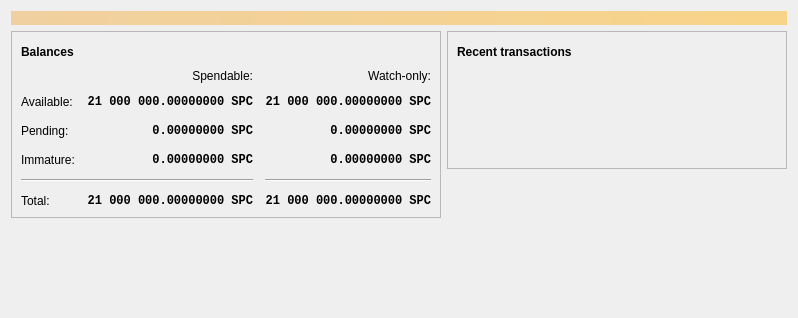
<?xml version="1.0" encoding="UTF-8"?>
<ui version="4.0">
 <class>OverviewPage</class>
 <widget class="QWidget" name="OverviewPage">
  <property name="geometry">
   <rect>
    <x>0</x>
    <y>0</y>
    <width>798</width>
    <height>318</height>
   </rect>
  </property>
  <property name="windowTitle">
   <string>Form</string>
  </property>
  <layout class="QVBoxLayout" name="topLayout">
   <item>
    <widget class="QLabel" name="labelAlerts">
     <property name="visible">
      <bool>false</bool>
     </property>
     <property name="styleSheet">
      <string notr="true">QLabel { background-color: qlineargradient(x1: 0, y1: 0, x2: 1, y2: 0, stop:0 #F0D0A0, stop:1 #F8D488); color:#000000; }</string>
     </property>
     <property name="wordWrap">
      <bool>true</bool>
     </property>
     <property name="margin">
      <number>3</number>
     </property>
     <property name="textInteractionFlags">
      <set>Qt::TextSelectableByMouse</set>
     </property>
    </widget>
   </item>
   <item>
    <layout class="QHBoxLayout" name="horizontalLayout" stretch="1,1">
     <item>
      <layout class="QVBoxLayout" name="verticalLayout_2">
       <item>
        <widget class="QFrame" name="frame">
         <property name="frameShape">
          <enum>QFrame::StyledPanel</enum>
         </property>
         <property name="frameShadow">
          <enum>QFrame::Raised</enum>
         </property>
         <layout class="QVBoxLayout" name="verticalLayout_4">
          <item>
           <layout class="QHBoxLayout" name="horizontalLayout_4">
            <item>
             <widget class="QLabel" name="label_5">
              <property name="font">
               <font>
                <weight>75</weight>
                <bold>true</bold>
               </font>
              </property>
              <property name="text">
               <string>Balances</string>
              </property>
             </widget>
            </item>
            <item>
             <widget class="QPushButton" name="labelWalletStatus">
              <property name="enabled">
               <bool>true</bool>
              </property>
              <property name="maximumSize">
               <size>
                <width>30</width>
                <height>16777215</height>
               </size>
              </property>
              <property name="toolTip">
               <string>The displayed information may be out of date. Your wallet automatically synchronizes with the Bitcoin network after a connection is established, but this process has not completed yet.</string>
              </property>
              <property name="text">
               <string/>
              </property>
              <property name="icon">
               <iconset resource="../spiffcoin.qrc">
                <normaloff>:/icons/warning</normaloff>
                <disabledoff>:/icons/warning</disabledoff>:/icons/warning</iconset>
              </property>
              <property name="iconSize">
               <size>
                <width>24</width>
                <height>24</height>
               </size>
              </property>
              <property name="flat">
               <bool>true</bool>
              </property>
             </widget>
            </item>
            <item>
             <spacer name="horizontalSpacer_3">
              <property name="orientation">
               <enum>Qt::Horizontal</enum>
              </property>
              <property name="sizeHint" stdset="0">
               <size>
                <width>40</width>
                <height>20</height>
               </size>
              </property>
             </spacer>
            </item>
           </layout>
          </item>
          <item>
           <layout class="QGridLayout" name="gridLayout">
            <property name="spacing">
             <number>12</number>
            </property>
            <item row="2" column="2">
             <widget class="QLabel" name="labelWatchPending">
              <property name="font">
               <font>
                <family>Monospace</family>
                <weight>75</weight>
                <bold>true</bold>
               </font>
              </property>
              <property name="cursor">
               <cursorShape>IBeamCursor</cursorShape>
              </property>
              <property name="toolTip">
               <string>Unconfirmed transactions to watch-only addresses</string>
              </property>
              <property name="text">
               <string notr="true">0.00000000 SPC</string>
              </property>
              <property name="alignment">
               <set>Qt::AlignRight|Qt::AlignTrailing|Qt::AlignVCenter</set>
              </property>
              <property name="textInteractionFlags">
               <set>Qt::LinksAccessibleByMouse|Qt::TextSelectableByKeyboard|Qt::TextSelectableByMouse</set>
              </property>
             </widget>
            </item>
            <item row="2" column="1">
             <widget class="QLabel" name="labelUnconfirmed">
              <property name="font">
               <font>
                <family>Monospace</family>
                <weight>75</weight>
                <bold>true</bold>
               </font>
              </property>
              <property name="cursor">
               <cursorShape>IBeamCursor</cursorShape>
              </property>
              <property name="toolTip">
               <string>Total of transactions that have yet to be confirmed, and do not yet count toward the spendable balance</string>
              </property>
              <property name="text">
               <string notr="true">0.00000000 SPC</string>
              </property>
              <property name="alignment">
               <set>Qt::AlignRight|Qt::AlignTrailing|Qt::AlignVCenter</set>
              </property>
              <property name="textInteractionFlags">
               <set>Qt::LinksAccessibleByMouse|Qt::TextSelectableByKeyboard|Qt::TextSelectableByMouse</set>
              </property>
             </widget>
            </item>
            <item row="3" column="2">
             <widget class="QLabel" name="labelWatchImmature">
              <property name="font">
               <font>
                <family>Monospace</family>
                <weight>75</weight>
                <bold>true</bold>
               </font>
              </property>
              <property name="cursor">
               <cursorShape>IBeamCursor</cursorShape>
              </property>
              <property name="toolTip">
               <string>Mined balance in watch-only addresses that has not yet matured</string>
              </property>
              <property name="text">
               <string notr="true">0.00000000 SPC</string>
              </property>
              <property name="alignment">
               <set>Qt::AlignRight|Qt::AlignTrailing|Qt::AlignVCenter</set>
              </property>
              <property name="textInteractionFlags">
               <set>Qt::LinksAccessibleByMouse|Qt::TextSelectableByKeyboard|Qt::TextSelectableByMouse</set>
              </property>
             </widget>
            </item>
            <item row="4" column="0" colspan="2">
             <widget class="Line" name="line">
              <property name="orientation">
               <enum>Qt::Horizontal</enum>
              </property>
             </widget>
            </item>
            <item row="4" column="2">
             <widget class="Line" name="lineWatchBalance">
              <property name="sizePolicy">
               <sizepolicy hsizetype="Preferred" vsizetype="Fixed">
                <horstretch>0</horstretch>
                <verstretch>0</verstretch>
               </sizepolicy>
              </property>
              <property name="minimumSize">
               <size>
                <width>140</width>
                <height>0</height>
               </size>
              </property>
              <property name="orientation">
               <enum>Qt::Horizontal</enum>
              </property>
             </widget>
            </item>
            <item row="5" column="0">
             <widget class="QLabel" name="labelTotalText">
              <property name="text">
               <string>Total:</string>
              </property>
             </widget>
            </item>
            <item row="3" column="1">
             <widget class="QLabel" name="labelImmature">
              <property name="font">
               <font>
                <family>Monospace</family>
                <weight>75</weight>
                <bold>true</bold>
               </font>
              </property>
              <property name="cursor">
               <cursorShape>IBeamCursor</cursorShape>
              </property>
              <property name="toolTip">
               <string>Mined balance that has not yet matured</string>
              </property>
              <property name="text">
               <string notr="true">0.00000000 SPC</string>
              </property>
              <property name="alignment">
               <set>Qt::AlignRight|Qt::AlignTrailing|Qt::AlignVCenter</set>
              </property>
              <property name="textInteractionFlags">
               <set>Qt::LinksAccessibleByMouse|Qt::TextSelectableByKeyboard|Qt::TextSelectableByMouse</set>
              </property>
             </widget>
            </item>
            <item row="2" column="3">
             <spacer name="horizontalSpacer_2">
              <property name="orientation">
               <enum>Qt::Horizontal</enum>
              </property>
              <property name="sizeHint" stdset="0">
               <size>
                <width>40</width>
                <height>20</height>
               </size>
              </property>
             </spacer>
            </item>
            <item row="3" column="0">
             <widget class="QLabel" name="labelImmatureText">
              <property name="text">
               <string>Immature:</string>
              </property>
             </widget>
            </item>
            <item row="5" column="1">
             <widget class="QLabel" name="labelTotal">
              <property name="font">
               <font>
                <family>Monospace</family>
                <weight>75</weight>
                <bold>true</bold>
               </font>
              </property>
              <property name="cursor">
               <cursorShape>IBeamCursor</cursorShape>
              </property>
              <property name="toolTip">
               <string>Your current total balance</string>
              </property>
              <property name="text">
               <string notr="true">21 000 000.00000000 SPC</string>
              </property>
              <property name="alignment">
               <set>Qt::AlignRight|Qt::AlignTrailing|Qt::AlignVCenter</set>
              </property>
              <property name="textInteractionFlags">
               <set>Qt::LinksAccessibleByMouse|Qt::TextSelectableByKeyboard|Qt::TextSelectableByMouse</set>
              </property>
             </widget>
            </item>
            <item row="5" column="2">
             <widget class="QLabel" name="labelWatchTotal">
              <property name="font">
               <font>
                <family>Monospace</family>
                <weight>75</weight>
                <bold>true</bold>
               </font>
              </property>
              <property name="cursor">
               <cursorShape>IBeamCursor</cursorShape>
              </property>
              <property name="toolTip">
               <string>Current total balance in watch-only addresses</string>
              </property>
              <property name="text">
               <string notr="true">21 000 000.00000000 SPC</string>
              </property>
              <property name="alignment">
               <set>Qt::AlignRight|Qt::AlignTrailing|Qt::AlignVCenter</set>
              </property>
              <property name="textInteractionFlags">
               <set>Qt::LinksAccessibleByMouse|Qt::TextSelectableByKeyboard|Qt::TextSelectableByMouse</set>
              </property>
             </widget>
            </item>
            <item row="0" column="2">
             <widget class="QLabel" name="labelWatchonly">
              <property name="text">
               <string>Watch-only:</string>
              </property>
              <property name="alignment">
               <set>Qt::AlignRight|Qt::AlignTrailing|Qt::AlignVCenter</set>
              </property>
             </widget>
            </item>
            <item row="1" column="0">
             <widget class="QLabel" name="labelBalanceText">
              <property name="text">
               <string>Available:</string>
              </property>
             </widget>
            </item>
            <item row="1" column="1">
             <widget class="QLabel" name="labelBalance">
              <property name="font">
               <font>
                <family>Monospace</family>
                <weight>75</weight>
                <bold>true</bold>
               </font>
              </property>
              <property name="cursor">
               <cursorShape>IBeamCursor</cursorShape>
              </property>
              <property name="toolTip">
               <string>Your current spendable balance</string>
              </property>
              <property name="text">
               <string notr="true">21 000 000.00000000 SPC</string>
              </property>
              <property name="alignment">
               <set>Qt::AlignRight|Qt::AlignTrailing|Qt::AlignVCenter</set>
              </property>
              <property name="textInteractionFlags">
               <set>Qt::LinksAccessibleByMouse|Qt::TextSelectableByKeyboard|Qt::TextSelectableByMouse</set>
              </property>
             </widget>
            </item>
            <item row="1" column="2">
             <widget class="QLabel" name="labelWatchAvailable">
              <property name="font">
               <font>
                <family>Monospace</family>
                <weight>75</weight>
                <bold>true</bold>
               </font>
              </property>
              <property name="cursor">
               <cursorShape>IBeamCursor</cursorShape>
              </property>
              <property name="toolTip">
               <string>Your current balance in watch-only addresses</string>
              </property>
              <property name="text">
               <string notr="true">21 000 000.00000000 SPC</string>
              </property>
              <property name="alignment">
               <set>Qt::AlignRight|Qt::AlignTrailing|Qt::AlignVCenter</set>
              </property>
              <property name="textInteractionFlags">
               <set>Qt::LinksAccessibleByMouse|Qt::TextSelectableByKeyboard|Qt::TextSelectableByMouse</set>
              </property>
             </widget>
            </item>
            <item row="2" column="0">
             <widget class="QLabel" name="labelPendingText">
              <property name="text">
               <string>Pending:</string>
              </property>
             </widget>
            </item>
            <item row="0" column="1">
             <widget class="QLabel" name="labelSpendable">
              <property name="text">
               <string>Spendable:</string>
              </property>
              <property name="alignment">
               <set>Qt::AlignRight|Qt::AlignTrailing|Qt::AlignVCenter</set>
              </property>
             </widget>
            </item>
           </layout>
          </item>
         </layout>
        </widget>
       </item>
       <item>
        <spacer name="verticalSpacer">
         <property name="orientation">
          <enum>Qt::Vertical</enum>
         </property>
         <property name="sizeHint" stdset="0">
          <size>
           <width>20</width>
           <height>40</height>
          </size>
         </property>
        </spacer>
       </item>
      </layout>
     </item>
     <item>
      <layout class="QVBoxLayout" name="verticalLayout_3">
       <item>
        <widget class="QFrame" name="frame_2">
         <property name="frameShape">
          <enum>QFrame::StyledPanel</enum>
         </property>
         <property name="frameShadow">
          <enum>QFrame::Raised</enum>
         </property>
         <layout class="QVBoxLayout" name="verticalLayout">
          <item>
           <layout class="QHBoxLayout" name="horizontalLayout_2">
            <item>
             <widget class="QLabel" name="label_4">
              <property name="font">
               <font>
                <weight>75</weight>
                <bold>true</bold>
               </font>
              </property>
              <property name="text">
               <string>Recent transactions</string>
              </property>
             </widget>
            </item>
            <item>
             <widget class="QPushButton" name="labelTransactionsStatus">
              <property name="enabled">
               <bool>true</bool>
              </property>
              <property name="maximumSize">
               <size>
                <width>30</width>
                <height>16777215</height>
               </size>
              </property>
              <property name="toolTip">
               <string>The displayed information may be out of date. Your wallet automatically synchronizes with the Bitcoin network after a connection is established, but this process has not completed yet.</string>
              </property>
              <property name="text">
               <string/>
              </property>
              <property name="icon">
               <iconset resource="../spiffcoin.qrc">
                <normaloff>:/icons/warning</normaloff>
                <disabledoff>:/icons/warning</disabledoff>:/icons/warning</iconset>
              </property>
              <property name="iconSize">
               <size>
                <width>24</width>
                <height>24</height>
               </size>
              </property>
              <property name="flat">
               <bool>true</bool>
              </property>
             </widget>
            </item>
            <item>
             <spacer name="horizontalSpacer">
              <property name="orientation">
               <enum>Qt::Horizontal</enum>
              </property>
              <property name="sizeHint" stdset="0">
               <size>
                <width>40</width>
                <height>20</height>
               </size>
              </property>
             </spacer>
            </item>
           </layout>
          </item>
          <item>
           <widget class="TransactionOverviewWidget" name="listTransactions">
            <property name="styleSheet">
             <string notr="true">QListView { background: transparent; }</string>
            </property>
            <property name="frameShape">
             <enum>QFrame::NoFrame</enum>
            </property>
            <property name="verticalScrollBarPolicy">
             <enum>Qt::ScrollBarAlwaysOff</enum>
            </property>
            <property name="horizontalScrollBarPolicy">
             <enum>Qt::ScrollBarAlwaysOff</enum>
            </property>
            <property name="sizeAdjustPolicy">
             <enum>QAbstractScrollArea::AdjustToContents</enum>
            </property>
            <property name="selectionMode">
             <enum>QAbstractItemView::NoSelection</enum>
            </property>
            <property name="uniformItemSizes">
             <bool>true</bool>
            </property>
           </widget>
          </item>
         </layout>
        </widget>
       </item>
       <item>
        <spacer name="verticalSpacer_2">
         <property name="orientation">
          <enum>Qt::Vertical</enum>
         </property>
         <property name="sizeHint" stdset="0">
          <size>
           <width>20</width>
           <height>40</height>
          </size>
         </property>
        </spacer>
       </item>
      </layout>
     </item>
    </layout>
   </item>
  </layout>
 </widget>
 <customwidgets>
  <customwidget>
   <class>TransactionOverviewWidget</class>
   <extends>QListView</extends>
   <header>qt/transactionoverviewwidget.h</header>
  </customwidget>
 </customwidgets>
 <resources/>
 <connections/>
</ui>
